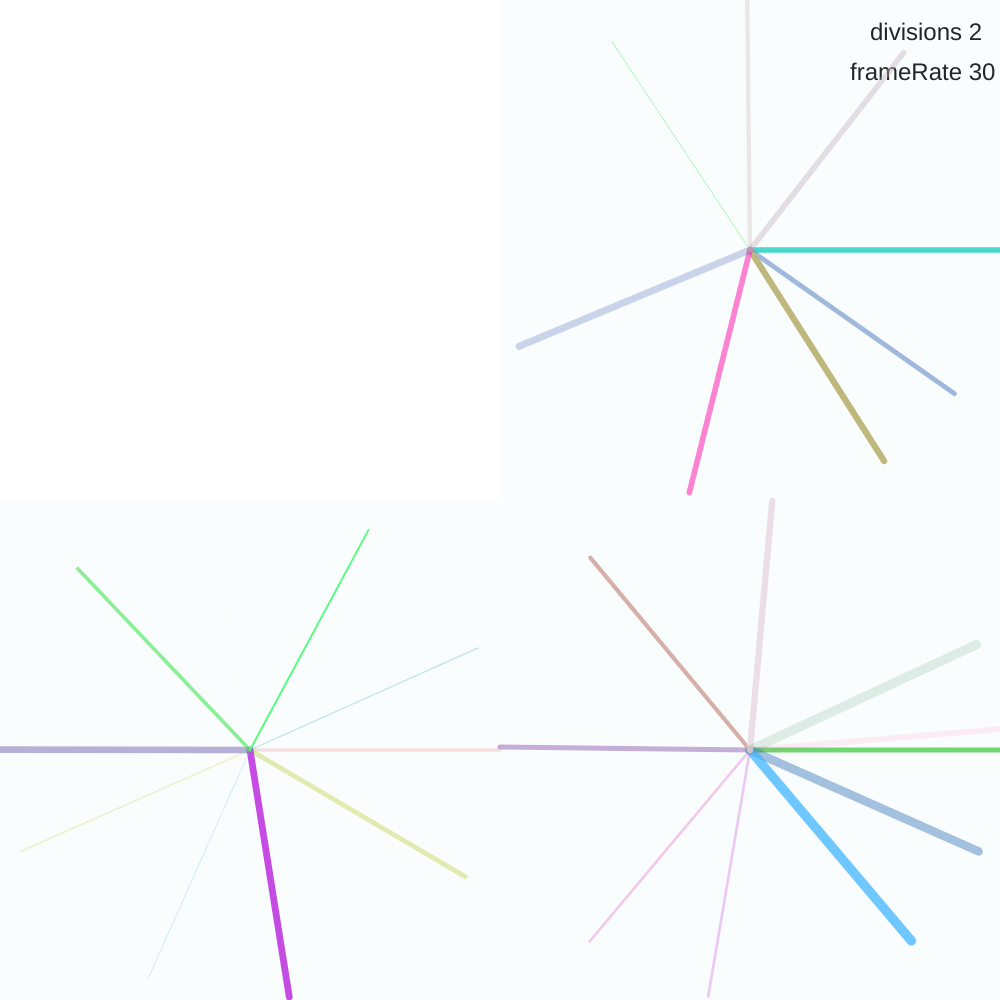
Frame 1 (no input)
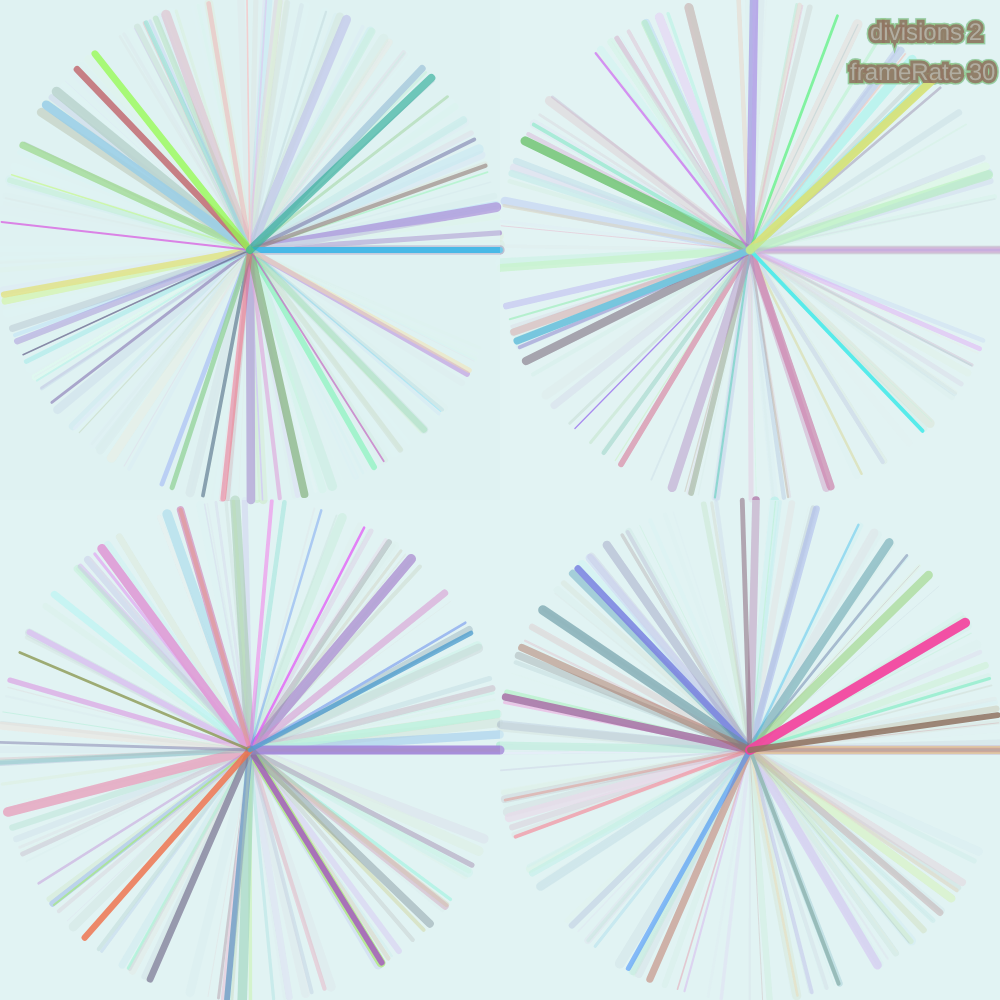
Frame 60 (no input)
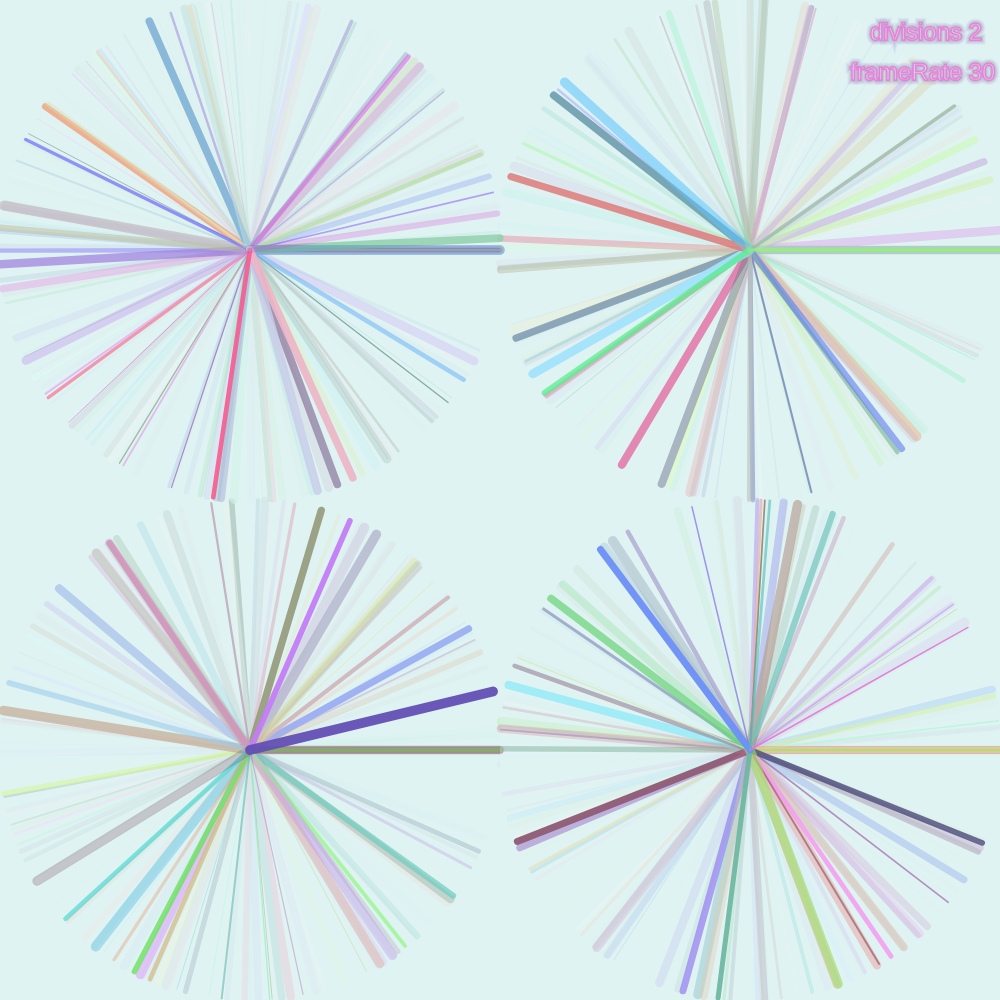
Frame 120 (the mouse pressed at the canvas centre since frame 60)

The p5.js sketch that drew these frames (run headless with seeded random() and noise() and a simulated clock; from frame 60 on, the mouse is pressed at the canvas centre):

// p5.js sketch
// ── sketch.js
var circleLineWeight;
var colors = [];
var divisions = 2;
var ww;
var wh;
var singleWidth;
var singleHeight;
var fps = 30;

function setup() {
  // fill(210, 180, 140);
  if (ww > wh) {
    ww = windowHeight;
    wh = windowHeight;
  } else {
    ww = windowHeight;
    wh = windowHeight;
  }
  createCanvas(ww, wh);
  smooth();
}

function draw() {
  frameRate(fps);
  textSize(24);
  text(`divisions ${divisions}`, ww - 130, 40);
  text(`frameRate ${fps}`, ww - 150, 80);
  console.log("divisions is " + divisions);
  drawGridAndCircles(divisions, ww, wh, circleLineWeight);
}

function drawGridAndCircles(divisions, ww, wh, circleLineWeight) {
  singleWidth = ww / divisions;
  singleHeight = wh / divisions;
  for (var i = 0; i < divisions; i++) {
    for (var j = 0; j < divisions; j++) {
      var x = (i * ww) / divisions;
      var y = (j * wh) / divisions;
      noStroke();

      if (random(0, 1) < 0.3) {
        rect(x, y, ww / divisions, wh / divisions);

        var x2 = ww / divisions + x;
        var y3 = y + wh / divisions;

        if (ww < wh) {
          var r = ww / divisions / 2;
        } else {
          var r = wh / divisions / 2;
        }

        drawCircleFromLines(
          (x2 - x) / 2 + x,
          (y3 - y) / 2 + y,
          r,
          random(1, 10)
        );
      } else {
        fill(220, 240, 240, 40);
        // rect(x, y, ww / divisions, wh / divisions);
      }
    }
  }
}

function createColorGrid(divisions) {
  for (var i = 0; i < divisions; i++) {
    // for each cell, create an array as its value
    colors[i] = [];
    for (var j = 0; j < divisions; j++) {
      colors[i][j] = color(
        random(20, 255),
        random(70, 255),
        random(50, 255),
        random(10, 200)
      );
    }
  }
}

function drawCircleFromLines(w, h, r, circleLineWeight) {
  var radius = r;
  var centx = w;
  var centy = h;

  // stroke("black");
  stroke(20, 50, 70);
  var x, y;

  for (var ang = 0; ang <= 360; ang += random(20, 60)) {
    // strokeWeight(random(5, 15));
    strokeWeight(random(0.1, 10));
    var rad = radians(ang);
    x = centx + radius * cos(rad);
    y = centy + radius * sin(rad);
    stroke(random(50, 255), random(50, 255), random(70, 255), random(10, 255));
    line(centx, centy, x, y);
  }
}
